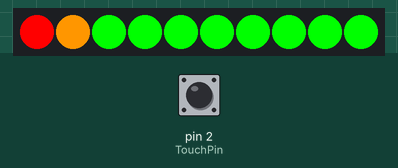
Simulated run of this sketch. Board: Arduino Uno, built with avr-gcc and run on an emulated ATmega328P. On the bench: 10 RGB LEDs in strip order, left to right. The test bench sets the inputs (shaded band); at power-on: pin 2 (TouchPin) LOW.

Above: at 1.2 s.
1.3 s: pin 2 (TouchPin) pulled HIGH for 0.15 s
At 1.7 s:
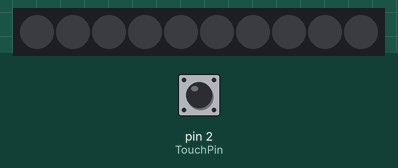
At 2.2 s:
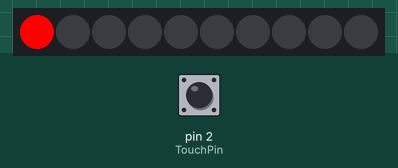
Timing chart, 0 to 4.3 s (numbered marks = the images above; inputs shaded):
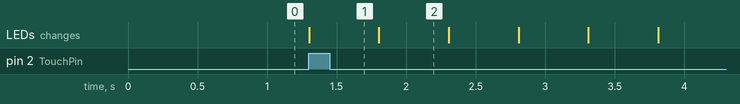

The sketch:

touchBar.ino
```cpp
#include <Grove_LED_Bar.h>
Grove_LED_Bar bar(9, 8, 0);

const int TouchPin = 2;

void setup() {
  // put your setup code here, to run once:
  bar.begin();
  pinMode(TouchPin, INPUT);
}

void loop() {
  // put your main code here, to run repeatedly:

  int sensorValue = digitalRead(TouchPin);
  if(sensorValue==1)
  {
    for (int i = 0; i <= 10; i++)
    {
      bar.setLevel(i);
      delay(500);
    }
    //bar.setLevel(0);
    //bar.setGreenToRed(0);
    //delay(500);
  }else{
    bar.setLevel(10);
  }

}
```

Measured:
- after the input at 1.3 s, the LEDs: change at once (image 1)
- what the display in image 2 shows lasts 0.5 s, from 1.8 s to 2.3 s
